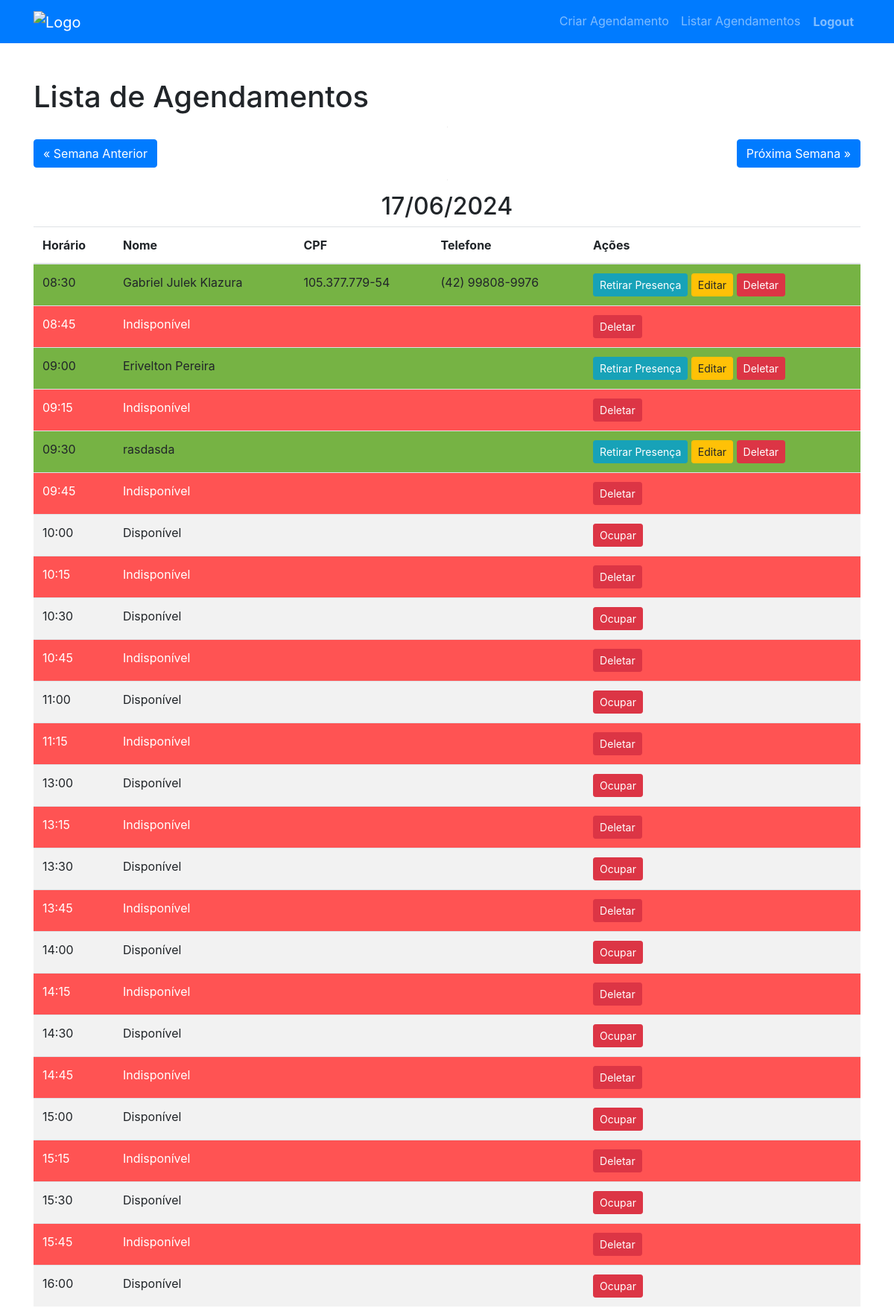
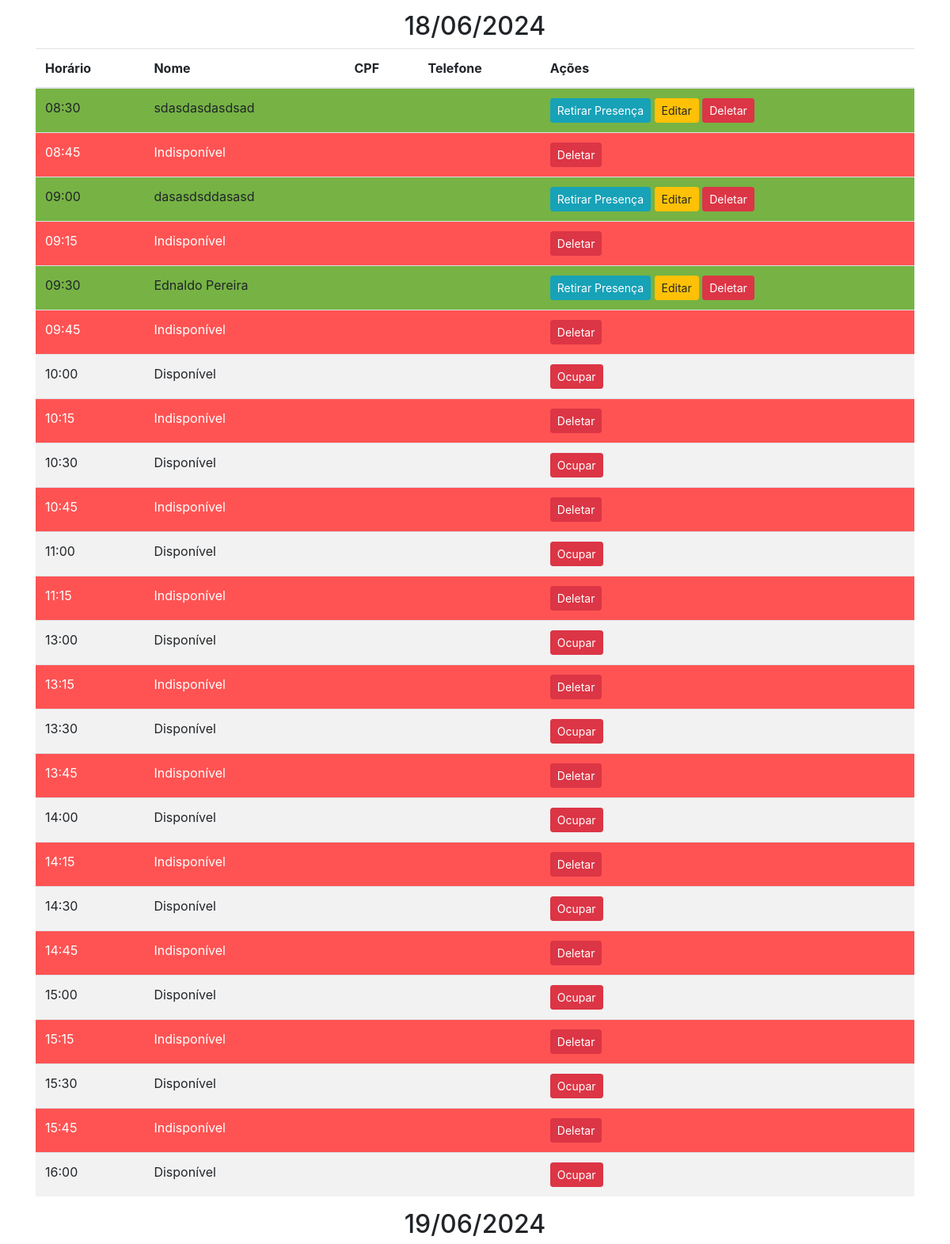
The page /listar/2024/25 (signed in, upper part) on the database its author committed (2 pictures, top to bottom).
### app/models.py (models this page shows)
class BaseModel(Model):
    class Meta:
        database = db

class Agendamento(BaseModel):
    nome = CharField(max_length=100)
    cpf = CharField(max_length=11, null=True)
    telefone = CharField(max_length=15, null=True)
    data = DateField()
    horario = TimeField()
    presence = BooleanField(default=False)  # Adicionando o campo presence

### app/routes.py (the view)
@bp.route('/listar', defaults={'year': None, 'week': None})
@bp.route('/listar/<int:year>/<int:week>')
@login_required
def listar(year, week):
    today = date.today()
    if not year or not week:
        year, week = today.isocalendar()[0], today.isocalendar()[1]
    start_date = datetime.strptime(f'{year}-W{week}-1', "%Y-W%W-%w").date()
    agendamentos = Agendamento.select()
    slots = get_all_slots_for_week(start_date)
    slots_sorted = dict(sorted(slots.items()))
    csrf_form = CSRFTokenForm()  # Instanciar o formulário CSRFTokenForm
    return render_template('listar.html', agendamentos=agendamentos, slots=slots_sorted, datetime=datetime, year=year, week=week, csrf_form=csrf_form)

### app/routes.py (called while the page is built)
def login_required(f):
    @wraps(f)
    def decorated_function(*args, **kwargs):
        if 'user_id' not in session:
            flash('Você precisa estar logado para acessar esta página.', 'warning')
            return redirect(url_for('app.login'))
        return f(*args, **kwargs)
    return decorated_function

### app/templates/listar.html (shortened to what this page needs)
{% extends "base.html" %}
{% block content %}
<div class="mt-5">
    <h1>Lista de Agendamentos</h1>
    <div class="d-flex justify-content-between">
        <a href="{{ url_for('app.listar', year=year, week=week-1 if week > 1 else 52) }}" class="btn btn-primary">&laquo; Semana Anterior</a>
        <a href="{{ url_for('app.listar', year=year, week=week+1 if week < 52 else 1) }}" class="btn btn-primary">Próxima Semana &raquo;</a>
    </div>
    {% for date, slots_info in slots.items() %}
    <div>
        <h2 class="text-center">{{ date.strftime('%d/%m/%Y') }}</h2>
        <table class="table table-striped">
            <thead>
                <tr>
                    <th>Horário</th>
                    <th>Nome</th>
                    <th>CPF</th>
                    <th>Telefone</th>
                    <th>Ações</th>
                </tr>
            </thead>
            <tbody>
                {% for slot in slots_info.times %}
                    {% if slot.agendamento %}
                        <tr class="{{ 'presence' if slot.agendamento.presence else 'indisponivel' if slot.agendamento.nome == 'Indisponível' else '' }}">
                            <td>{{ slot.time }}</td>
                            <td>{{ slot.agendamento.nome }}</td>
                            <td>{{ slot.agendamento.cpf or '' }}</td>
                            <td>{{ slot.agendamento.telefone or '' }}</td>
                            <td>
                                {% if slot.agendamento.nome != 'Indisponível' %}
                                <form action="{{ url_for('app.toggle_presence', id=slot.agendamento.id) }}" method="POST" style="display: inline;">
                                    <button type="submit" class="btn btn-info btn-sm">{{ 'Retirar Presença' if slot.agendamento.presence else 'Confirmar Presença' }}</button>
                                </form>
                                    <a href="{{ url_for('app.editar', id=slot.agendamento.id) }}" class="btn btn-warning btn-sm">Editar</a>
                                {% endif %}
                                <form action="{{ url_for('app.deletar', id=slot.agendamento.id) }}" method="POST" style="display: inline;">
                                    <button type="submit" class="btn btn-danger btn-sm" onclick="return confirm('Tem certeza que deseja deletar este agendamento?');">Deletar</button>
                                </form>
                            </td>
                        </tr>
                    {% else %}
                        <tr>
                            <td>{{ slot.time }}</td>
                            <td colspan="3">Disponível</td>
                            <td>
                                <form action="{{ url_for('app.ocupar', data=date.strftime('%Y-%m-%d'), horario=slot.time) }}" method="POST" style="display: inline;">
                                    <button type="submit" class="btn btn-danger btn-sm">Ocupar</button>
                                </form>
                            </td>
                        </tr>
                    {% endif %}
                {% endfor %}
            </tbody>
        </table>
    </div>
    {% endfor %}
</div>
{% endblock %}

### app/templates/base.html (shortened to what this page needs)
<!DOCTYPE html>
<html>
<head>
    <link href="https://stackpath.bootstrapcdn.com/bootstrap/4.5.2/css/bootstrap.min.css" rel="stylesheet">
</head>
<body>
    <nav class="navbar navbar-expand-lg navbar-dark bg-primary">
        <div class="container">
            <a class="navbar-brand" href="{{ url_for('app.index') }}">
                <img class=logo src="https://lh3.googleusercontent.com/pw/AP1GczM1cPMyoSLNnVoI6tAyFpxejrpVJsg3NdHdujenWNrjrULbbF1wFMXCOqvjQP8W43Tj_F3aWfP-4l16AtbEWe7zfGyhx_vIdsjRFhEgQSuolPM2wXk67VIG71oB7cUhYc-8lKvtyYkiMo6jlXtfaTq7=w1879-h325-s-no-gm?authuser=0" alt="Logo" width="434" height="75">
            </a>
            <div class="collapse navbar-collapse" id="navbarNav">
                <ul class="navbar-nav ml-auto">
                    <li class="nav-item">
                        <a class="nav-link" href="{{ url_for('app.agendar') }}">Criar Agendamento</a>
                    </li>
                    <li class="nav-item">
                        <a class="nav-link" href="{{ url_for('app.listar') }}">Listar Agendamentos</a>
                    </li>
                    {% if session.user_id %}
                        <li class="nav-item">
                            <form action="{{ url_for('app.logout') }}" method="GET">
                                <button type="submit" class="btn btn-link nav-link"><strong>Logout</strong></button>
                            </form>
                        </li>
                    {% else %}
                        <li class="nav-item">
                            <a class="nav-link" href="{{ url_for('app.login') }}"><strong>Login</strong></a>
                        </li>
                    {% endif %}
                </ul>
            </div>
        </div>
    </nav>
    <div class="container">
        {% block content %}{% endblock %}
    </div>
</body>
</html>

### app/templates/listar.html (style rules this page uses)
.presence td { background-color: #76b344;; }
.indisponivel td { color: rgb(255, 255, 255); background-color: rgb(255, 83, 83); }

### rows shown on the page
Agendamento: agendamento.nome "Gabriel Julek Klazura", agendamento "105.377.779-54", agendamento "(42) 99808-9976", presence "Retirar Presença"
Agendamento: agendamento.nome "Indisponível"
Agendamento: agendamento.nome "Erivelton Pereira", presence "Retirar Presença"
Agendamento: agendamento.nome "Indisponível"
Agendamento: agendamento.nome "rasdasda", presence "Retirar Presença"
Agendamento: agendamento.nome "Indisponível"
Agendamento: agendamento.nome "Indisponível"
Agendamento: agendamento.nome "Indisponível"
Agendamento: agendamento.nome "Indisponível"
Agendamento: agendamento.nome "Indisponível"
Agendamento: agendamento.nome "Indisponível"
Agendamento: agendamento.nome "Indisponível"
Agendamento: agendamento.nome "Indisponível"
Agendamento: agendamento.nome "Indisponível"
Agendamento: agendamento.nome "Indisponível"
Agendamento: agendamento.nome "sdasdasdasdsad", presence "Retirar Presença"
Agendamento: agendamento.nome "Indisponível"
Agendamento: agendamento.nome "dasasdsddasasd", presence "Retirar Presença"
Agendamento: agendamento.nome "Indisponível"
Agendamento: agendamento.nome "Ednaldo Pereira", presence "Retirar Presença"
Agendamento: agendamento.nome "Indisponível"
Agendamento: agendamento.nome "Indisponível"
Agendamento: agendamento.nome "Indisponível"
Agendamento: agendamento.nome "Indisponível"
Agendamento: agendamento.nome "Indisponível"
Agendamento: agendamento.nome "Indisponível"
Agendamento: agendamento.nome "Indisponível"
Agendamento: agendamento.nome "Indisponível"
Agendamento: agendamento.nome "Indisponível"
Agendamento: agendamento.nome "Indisponível"

### other values the page prints
{{ date.strftime('%d/%m/%Y') }} "17/06/2024" "18/06/2024" "19/06/2024"
{{ slot.time }} "08:30" "08:45" "09:00" "09:15" "09:30" "09:45" "10:15" "10:45" "11:15" "13:15" "13:45" "14:15" "14:45" "15:15" "15:45" "08:30" "08:45" "09:00" "09:15" "09:30" "09:45" "10:15" "10:45" "11:15" "13:15" "13:45" "14:15" "14:45" "15:15" "15:45"
{{ slot.time }} "10:00" "10:30" "11:00" "13:00" "13:30" "14:00" "14:30" "15:00" "15:30" "16:00" "10:00" "10:30" "11:00" "13:00" "13:30" "14:00" "14:30" "15:00" "15:30" "16:00"
